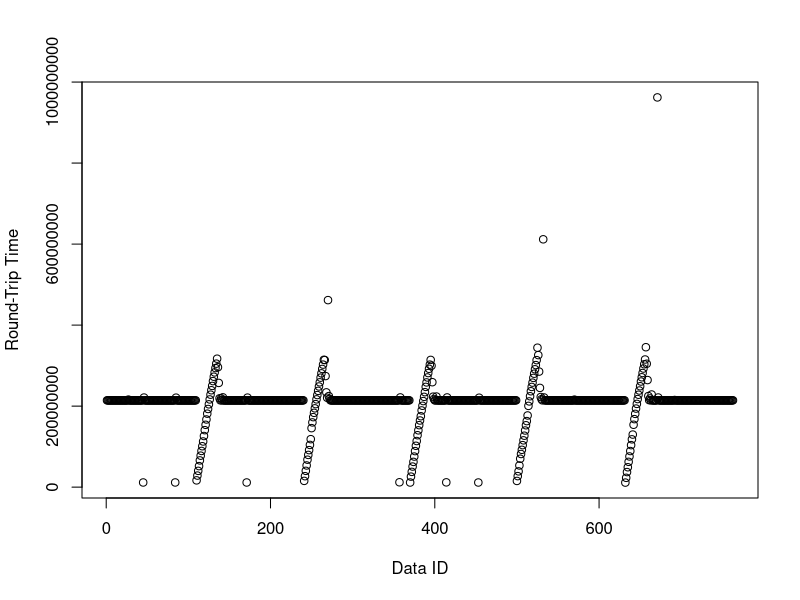
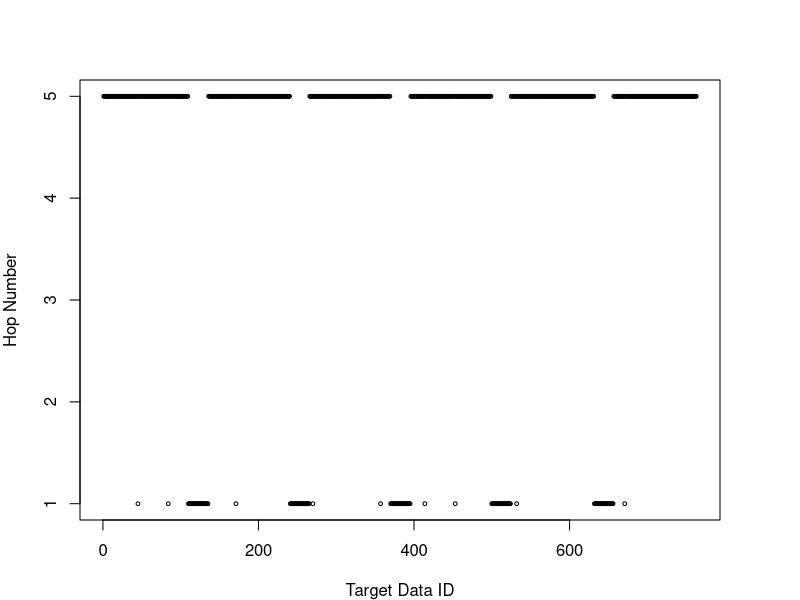
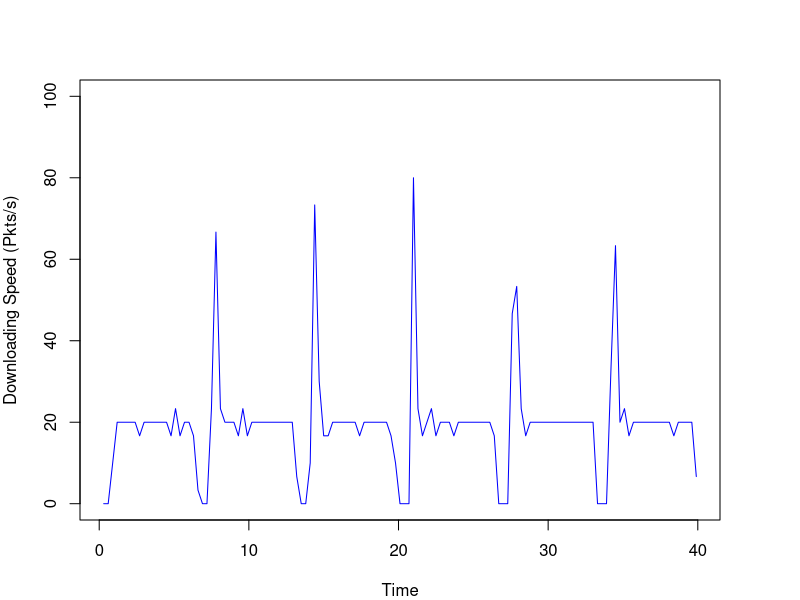

These charts were generated, in order, by the following R code:
# Read Raw Data
rawData <- readLines("interest-only-20.txt")
options(scipen=999)

# Extract Data Data
dataPattern <- "^\\+([.0-9]*).* < DATA for ([0-9]*)$"
dataData <- regmatches(rawData, gregexpr(dataPattern, rawData))
dataData <- dataData[grep(dataPattern, dataData)]
for (i in 1:length(dataData)) {
  dataData[i] <- sub(dataPattern, "\\1 \\2", dataData[i])
}

# Extract Interest Data
interestPattern <- "^\\+([.0-9]*).*Interest for ([0-9]*)$"
interestData <- regmatches(rawData, gregexpr(interestPattern, rawData))
interestData <- interestData[grep(interestPattern, interestData)]
for (i in 1:length(interestData)) {
  interestData[i] <- sub(interestPattern, "\\1 \\2", interestData[i])
}

# Extract Prefetch Interest Data
PreFetchInterestPattern <- "^\\+([.0-9]*).* > Pre-Fetch Interest for ([0-9]*)$"
PreFetchInterestData <- regmatches(rawData, gregexpr(PreFetchInterestPattern, rawData))
PreFetchInterestData <-PreFetchInterestData[grep(PreFetchInterestPattern, PreFetchInterestData)]
for (i in 1:length(PreFetchInterestData)) {
  PreFetchInterestData[i] <- sub(PreFetchInterestPattern, "\\1 \\2", PreFetchInterestData[i])
}
# duplicatedInterestNumber <- length(PreFetchInterestData)
# duplicatedInterestRatio <- duplicatedInterestNumber/(length(interestData) + duplicatedInterestNumber)

# Extract Recovery Interest Data
RecoveryInterestPattern <- "^\\+([.0-9]*).* > Recovery Interest for ([0-9]*)$"
RecoveryInterestData <- regmatches(rawData, gregexpr(RecoveryInterestPattern, rawData))
RecoveryInterestData <-RecoveryInterestData[grep(RecoveryInterestPattern, RecoveryInterestData)]
for (i in 1:length(RecoveryInterestData)) {
  RecoveryInterestData[i] <- sub(RecoveryInterestPattern, "\\1 \\2", RecoveryInterestData[i])
}

# Extract Dropped Data Data
DroppedPreFetchDataPattern <- "^\\+([.0-9]*).*< Pre.Fetch DATA..([0-9]*)..DROP.$"
DroppedPreFetchDataData <- regmatches(rawData, gregexpr(DroppedPreFetchDataPattern, rawData))
DroppedPreFetchDataData <-DroppedPreFetchDataData[grep(DroppedPreFetchDataPattern, DroppedPreFetchDataData)]
DroppedPreFetchDataNumber <- length(DroppedPreFetchDataData)
DroppedPreFetchDataRatio <- DroppedPreFetchDataNumber/(length(dataData) + DroppedPreFetchDataNumber)

# Extract Hop Data
hopcountPattern <- "^\\+([.0-9]*).*Hop count: ([0-9]*)$"
hopData <- regmatches(rawData, gregexpr(hopcountPattern, rawData))
hopData <- hopData[grep(hopcountPattern, hopData)]
for (i in 1:length(hopData)) {
  hopData[i] <- sub(hopcountPattern, "\\1 \\2", hopData[i])
}

# Calculate RTT
df <- data.frame(index = numeric(length(dataData)),
                 sending = numeric(length(dataData)),
                 recieving = numeric(length(dataData)),
                 rtt = numeric(length(dataData)),
                 hopcount = numeric(length(dataData)),
                 stringsAsFactors = FALSE)

for (i in 1:length(dataData)) {
  item <- strsplit(as.character(dataData[i]), " ")
  index <- as.numeric(item[[1]][2])
  df$index[i] <- index
  recieveTime <- as.numeric(item[[1]][1])
  for (j in length(interestData):1) {
    item2 <- strsplit(as.character(interestData[j]), " ")
    index2 <- as.numeric(item2[[1]][2])
    sendTime <- as.numeric(item2[[1]][1])
    if (index2 - index == 0) {
      df$sending[i] <- sendTime
      df$recieving[i] <- recieveTime
      df$rtt[i] <- (recieveTime*1000000000 - sendTime*1000000000)# - 214296000
      break
    }
  }
  for (j in length(RecoveryInterestData):1) {
    item2 <- strsplit(as.character(RecoveryInterestData[j]), " ")
    index2 <- as.numeric(item2[[1]][2])
    sendTime <- as.numeric(item2[[1]][1])
    if (index2 - index == 0) {
      df$sending[i] <- sendTime
      df$recieving[i] <- recieveTime
      df$rtt[i] <- (recieveTime*1000000000 - sendTime*1000000000)# - 214296000
      break
    }
  }
  item3 <- strsplit(as.character(hopData[i]), " ")
  df$hopcount[i] <- as.numeric(item3[[1]][2])
}

# show plot
plot(df$rtt[1:nrow(df)], xlab="Data ID", ylab="Round-Trip Time")
pdf("interest-only-hop-count.pdf",width=7,height=4) 
par(mar=c(4,4,4,4))
plot(df$hopcount[1:nrow(df)], 
     xlab="Target Data ID", ylab="Hop Number", 
     ylim = c(1, 5),
     pch = 1, cex=0.5)
dev.off()
rttsum <- summary(df$rtt[1:100])

# packets received per sencod
scale <- 0.3
table_row <- 40/scale
df2 <- data.frame(second = numeric(table_row),
                  packetNum = numeric(table_row),
                  stringsAsFactors = FALSE)
for (i in 1:table_row) {
  df2$second[i] <- i*scale
  counter <- 0
  for (j in 1:nrow(df)) {
    recieveTime <- df$recieving[j]
    if (recieveTime <= i*scale && recieveTime > (i - 1)*scale ) {
      counter <- counter + 1
    }
  }
  df2$packetNum[i] <- counter
}
pdf("interest-only-downloading.pdf",width=7,height=4)
par(mar=c(4,4,4,4))
plot(df2$second[1:table_row], df2$packetNum[1:table_row]*(1/scale), 
     xlab="Time", ylab="Downloading Speed (Pkts/s)",
     ylim = c(0, 100),
     type="l", col="blue", cex=0.5, mar=c(0,0,0,0))
dev.off()


# calculate how long it take to recovery all the pre-fetched Data packets
deltaTime <- function(startIndex, endIndex) {
  sendingTime <- 0
  for (i in 1:length(RecoveryInterestData)) {
    item <- strsplit(as.character(RecoveryInterestData[i]), " ")
    index <- as.numeric(item[[1]][2])
    sendTime <- as.numeric(item[[1]][1])
    if (index >= startIndex && index <= endIndex) {
      sendingTime <- sendTime
      break
    }
  }
  latestRecievingTime <- 0
  for (i in 1:length(dataData)) {
    item <- strsplit(as.character(dataData[i]), " ")
    index <- as.numeric(item[[1]][2])
    recieveTime <- as.numeric(item[[1]][1])
    if (index >= startIndex && index <= endIndex) {
      if (recieveTime > latestRecievingTime) {
        latestRecievingTime = recieveTime
      }
    }
  }
  return(latestRecievingTime - sendingTime)
}

s1 <- 0
s2 <- 0
s3 <- 0
s4 <- 0
s5 <- 0
e1 <- 0
e2 <- 0
e3 <- 0
e4 <- 0
e5 <- 0
lastIndex <- 0

for (i in 1:length(RecoveryInterestData)) {
  item <- strsplit(as.character(RecoveryInterestData[i]), " ")
  index <- as.numeric(item[[1]][2])
  
  if (i == 1) {
    s1 <- index
  }
  
  if (index == lastIndex + 1 && lastIndex != 0) {
    # do nothing
  }
  else {
    if (s2 == 0  && lastIndex != 0) {
      s2 <- index
      e1 <- lastIndex
    }
    else if (s3 == 0  && lastIndex != 0) {
      s3 <- index
      e2 <- lastIndex
    }
    else if (s4 == 0  && lastIndex != 0) {
      s4 <- index
      e3 <- lastIndex
    }
    else if (s5 == 0  && lastIndex != 0) {
      s5 <- index
      e4 <- lastIndex
    }
  }
  
  if (i == length(RecoveryInterestData)) {
    e5 <- index
  }
  lastIndex <- index
}


deltaTimeResult <- c(
  deltaTime(startIndex = s1, endIndex = e1),
  deltaTime(startIndex = s2, endIndex = e2),
  deltaTime(startIndex = s3, endIndex = e3),
  deltaTime(startIndex = s4, endIndex = e4),
  deltaTime(startIndex = s5, endIndex = e5)
)
summary(deltaTimeResult)
